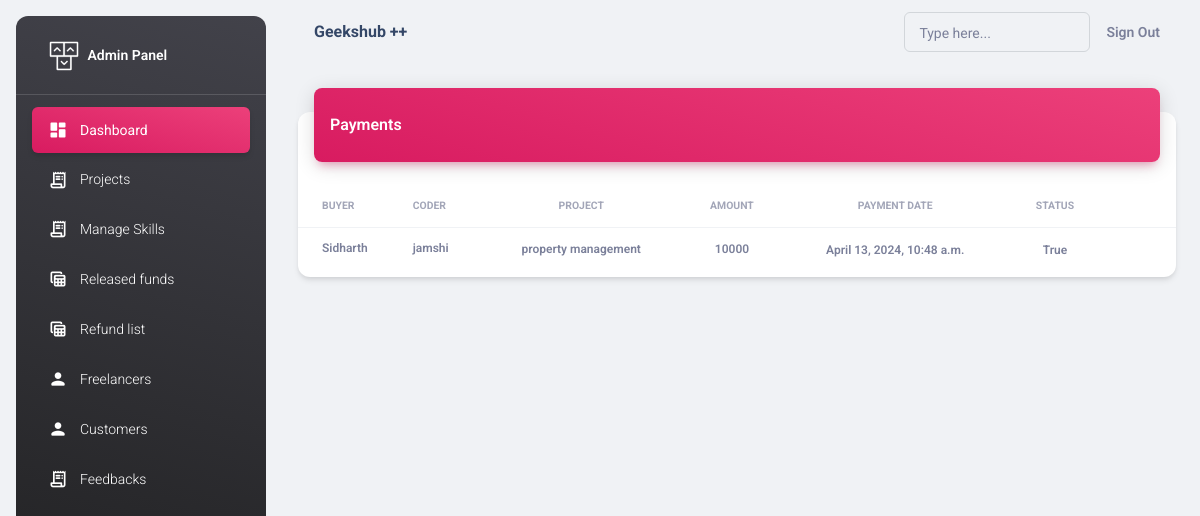
The app's page /adminapp/payments/ (signed in), older data.
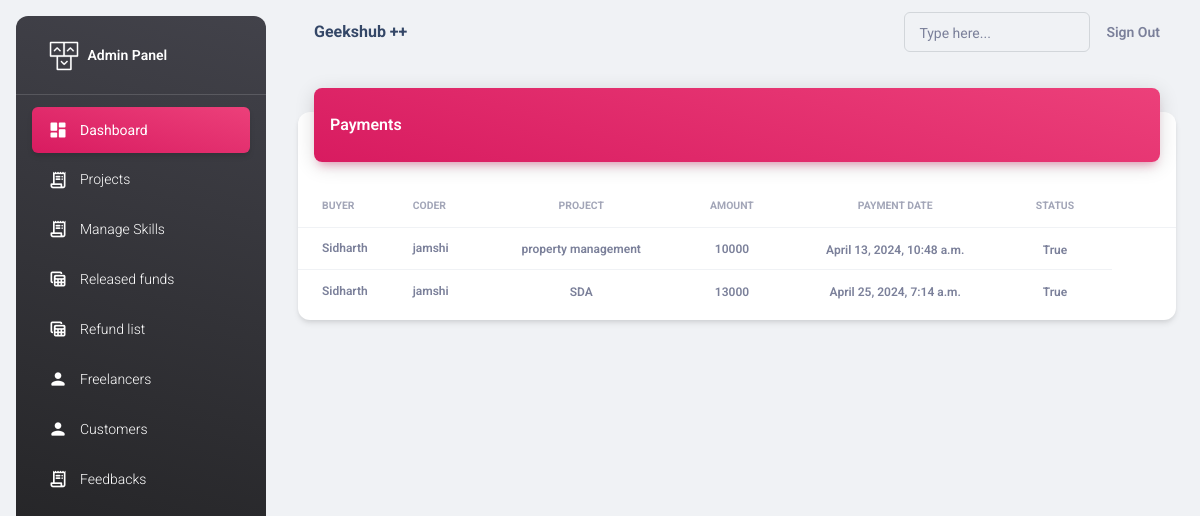
The same page, newer data.
### adminapp/models.py (models this page shows, shortened)
class Payment(models.Model):
    buyer=models.ForeignKey(Buyer,on_delete=models.CASCADE)
    coder=models.ForeignKey(Coder,on_delete=models.CASCADE)
    bid=models.OneToOneField(Bid,on_delete=models.CASCADE)
    amount=models.PositiveIntegerField()
    payment_date=models.DateTimeField(auto_now_add=True)
    is_released=models.BooleanField(default=False)
    status=models.BooleanField(default=True)
    refund=models.BooleanField(default=False)
    refund_released=models.BooleanField(default=False)

class User(AbstractUser):
    ROLE_CHOICES = [
        ("admin","Admin"),
        ("coder", "Coder"),
        ("buyer", "Buyer"),
    ]
    role = models.CharField(max_length=200, choices=ROLE_CHOICES, default="coder")

class Buyer(User):
    name = models.CharField(max_length=100)
    phone = models.CharField(max_length=100)
    email_address = models.EmailField()
    address = models.CharField(max_length=100)
    companyname=models.CharField(max_length=100)
    country=models.CharField(max_length=100)
    aadhar_image=models.ImageField(upload_to="images", null=True)
    aadhar_no=models.CharField(max_length=100,null=True)
    pan_image=models.ImageField(upload_to="images", null=True)
    pan_no=models.CharField(max_length=100,null=True)

class Coder(User):
    name = models.CharField(max_length=100)
    phone = models.CharField(max_length=100)
    email_address = models.EmailField()
    address = models.CharField(max_length=100)
    designation=models.CharField(max_length=100)
    gender=models.CharField(max_length=100)
    skills=models.CharField(max_length=100)
    profile = models.ImageField(upload_to="images", null=True)
    bio=models.CharField(max_length=100,null=True)
    rating=models.CharField(max_length=50,null=True)
    status= models.BooleanField(default=True)
    aadhar_image=models.ImageField(upload_to="images", null=True)
    aadhar_no=models.CharField(max_length=100,null=True)
    pan_image=models.ImageField(upload_to="images", null=True)
    pan_no=models.CharField(max_length=100,null=True)

class Bid(models.Model):
    coder=models.ForeignKey(Coder,on_delete=models.CASCADE)
    project=models.ForeignKey(Project,on_delete=models.CASCADE)
    bid_amount=models.PositiveIntegerField()
    note=models.CharField(max_length=100,null=True)
    bid_date=models.DateTimeField(auto_now_add=True)
    status=models.BooleanField(default=False)
    CHOICES = [
        ("Pending","Pending"),
        ("On progress", "On progress"),
        ("Completed", "Completed"),
    ]
    progress=models.CharField(max_length=100,choices=CHOICES,default="Pending")

class Project(models.Model):
    buyer=models.ForeignKey(Buyer,on_delete=models.CASCADE)
    title=models.CharField(max_length=100)
    description=models.CharField(max_length=100)
    skills_required=models.CharField(max_length=100)
    budget=models.PositiveIntegerField()
    category=models.CharField(max_length=100)
    tags=models.CharField(max_length=100)
    deadline=models.CharField(max_length=100)
    status= models.BooleanField(default=True)

### adminapp/views.py (the view)
# urls.py: path("payments/",views.PaymentsView.as_view(),name="payments"),
@method_decorator(decs,name="dispatch")
class PaymentsView(ListView):
    template_name="adminapp/payments.html"
    model=Payment
    context_object_name="payments"

### adminapp/views.py (called while the page is built)
def signin_required(fn):
    def wrapper(request,*args,**kwargs):
        if not request.user.is_authenticated:
            messages.error(request,"invalid session!..please login")
            return redirect("adminsignin")
        else:
            return fn(request,*args,**kwargs)
    return wrapper

def is_admin(fn):
    def wrapper(request,*args,**kwargs):
        if not request.user.is_superuser:
            messages.error(request,"Permission denied for current user !")
            return redirect("adminsignin")
        else:
            return fn(request,*args,**kwargs)
    return wrapper

### adminapp/templates/adminapp/payments.html
{%extends 'adminapp/base.html'%}
{%load static%}
{%block body_block%}
<div class="container-fluid py-4">
    <div class="row">
      <div class="col-12">
        <div class="card my-4">
          <div class="card-header p-0 position-relative mt-n4 mx-3 z-index-2">
            <div class="bg-gradient-primary shadow-primary border-radius-lg pt-4 pb-3">
              <h6 class="text-white text-capitalize ps-3">Payments</h6>
            </div>
          </div>
          <div class="card-body px-0 pb-2">
            <div class="table-responsive p-0">
              <table class="table align-items-center mb-0">
                <thead>
                  <tr>
                    <th class="text-uppercase text-secondary text-xxs font-weight-bolder opacity-7">Buyer</th>
                    <th class="text-uppercase text-secondary text-xxs font-weight-bolder opacity-7 ps-2">Coder</th>
                    <th class="text-center text-uppercase text-secondary text-xxs font-weight-bolder opacity-7">Project</th>
                    <th class="text-center text-uppercase text-secondary text-xxs font-weight-bolder opacity-7">Amount</th>
                    <th class="text-center text-uppercase text-secondary text-xxs font-weight-bolder opacity-7">Payment date</th>
                    <th class="text-center text-uppercase text-secondary text-xxs font-weight-bolder opacity-7">Status</th>
                    <th class="text-secondary opacity-7"></th>
                  </tr>
                </thead>
                <tbody>
                    {%for p in payments%}
                        <tr>
                            <td>
                            <p class="text-xs font-weight-bold mb-0 ps-3">{{p.buyer.name}}</p>
                            </td>
                            <td>
                            <p class="text-xs font-weight-bold mb-0">{{p.coder.name}}</p>
                            </td>
                            <td class="align-middle text-center text-sm">
                                <span class="text-secondary text-xs font-weight-bold">{{p.bid.project.title}}</span>
                            </td>
                            <td class="align-middle text-center text-sm">
                            <span class="text-secondary text-xs font-weight-bold">{{p.amount}}</span>
                            </td>
                            <td class="align-middle text-center">
                            <span class="text-secondary text-xs font-weight-bold">{{p.payment_date}}</span>
                            </td>
                            <td class="align-middle text-center">
                              <span class="text-secondary text-xs font-weight-bold">{{p.status}}</span>
                              </td>
                        </tr>
                    {%endfor%}
                </tbody>
              </table>
            </div>
          </div>
        </div>
      </div>
    </div>
  </div>
{%endblock%}

Row changes from the older to the newer data that the page shows:
added Payment: buyer.name "Sidharth", coder.name "jamshi", bid.project "SDA", amount "13000", payment_date "April 25, 2024, 7:14 a.m.", status "True"
